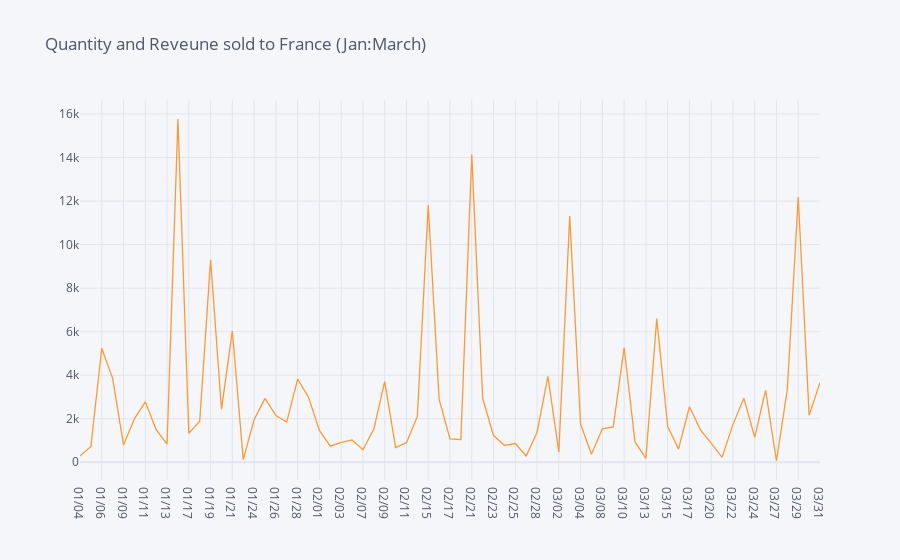

Notebook code for this chart:
### Markdown cell above
#### 2. Create an interactive line chart showing quantity and revenue sold to France between January 1st and May 31st 2011.

### Code cell
df1 = dataEXTRA.set_index(keys='InvoiceDate').loc['2011-01':'2011-03-31']
df1 = df1.reset_index()


df1.loc[:,'InvoiceDate'] = df1.loc[:,'InvoiceDate'].apply(lambda row: row.strftime("%m/%d"))


df1 = df1.groupby(by='InvoiceDate').sum()


title = 'Quantity and Reveune sold to France (Jan:March)'
df1.iplot(kind='line', y='Quantity', title=title)

### Figure 1 — Plotly figure (JSON) as saved in the notebook; plotly's stock layout.template omitted (floating-point values rounded to 4 significant figures)
{"data": [{"line": {"color": "rgba(255, 153, 51, 1.0)", "dash": "solid", "shape": "linear", "width": 1.3}, "mode": "lines", "name": "Quantity", "text": "", "type": "scatter", "x": ["01/04", "01/05", "01/06", "01/07", "01/09", "01/10", "01/11", "01/12", "01/13", "01/14", "01/17", "01/18", "01/19", "01/20", "01/21", "01/23", "01/24", "01/25", "01/26", "01/27", "01/28", "01/31", "02/01", "02/02", "02/03", "02/04", "02/07", "02/08", "02/09", "02/10", "02/11", "02/14", "02/15", "02/16", "02/17", "02/18", "02/21", "02/22", "02/23", "02/24", "02/25", "02/27", "02/28", "03/01", "03/02", "03/03", "03/04", "03/07", "03/08", "03/09", "03/10", "03/11", "03/13", "03/14", "03/15", "03/16", "03/17", "03/18", "03/20", "03/21", "03/22", "03/23", "03/24", "03/25", "03/27", "03/28", "03/29", "03/30", "03/31"], "y": [288, 728, 5240, 3857, 798, 1998, 2779, 1497, 836, 15773, 1330, 1887, 9302, 2435, 6035, 120, 1951, 2935, 2151, 1847, 3819, 2987, 1467, 741, 913, 1027, 573, 1529, 3710, 679, 900, 2106, 11817, 2900, 1078, 1041, 14136, 2940, 1226, 780, 860, 287, 1379, 3944, 465, 11318, 1747, 368, 1541, 1621, 5265, 936, 183, 6600, 1650, 604, 2552, 1501, 879, 227, 1731, 2946, 1151, 3300, 59, 3358, 12186, 2157, 3657]}], "layout": {"legend": {"bgcolor": "#F5F6F9", "font": {"color": "#4D5663"}}, "paper_bgcolor": "#F5F6F9", "plot_bgcolor": "#F5F6F9", "title": {"font": {"color": "#4D5663"}, "text": "Quantity and Reveune sold to France (Jan:March)"}, "xaxis": {"gridcolor": "#E1E5ED", "showgrid": true, "tickfont": {"color": "#4D5663"}, "title": {"font": {"color": "#4D5663"}, "text": ""}, "zerolinecolor": "#E1E5ED"}, "yaxis": {"gridcolor": "#E1E5ED", "showgrid": true, "tickfont": {"color": "#4D5663"}, "title": {"font": {"color": "#4D5663"}, "text": ""}, "zerolinecolor": "#E1E5ED"}}}
